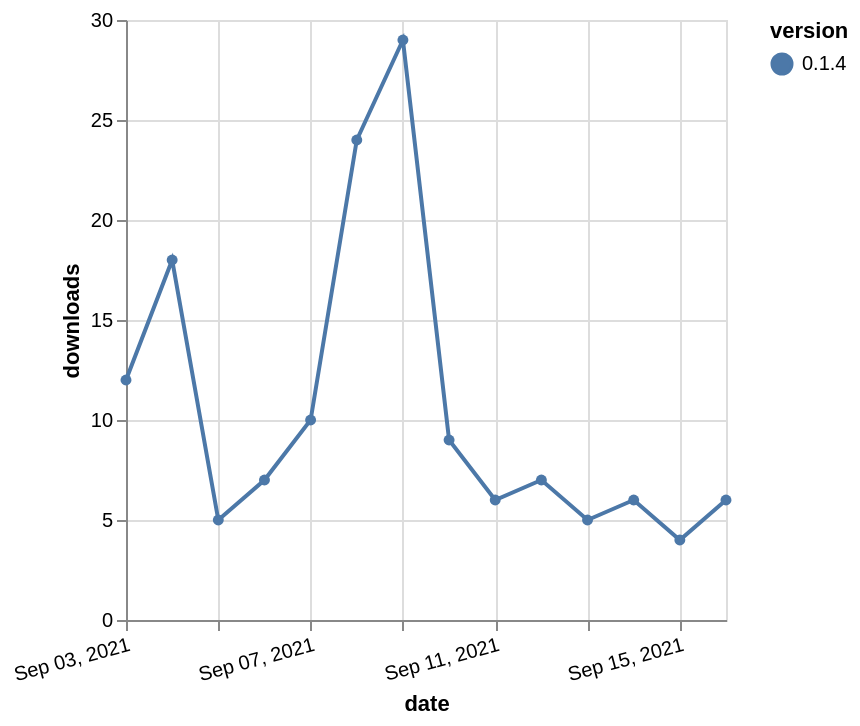

This figure's Vega-Lite source:
### Vega-Lite specification from a JSON file in a GitHub repository (floating-point values rounded to 4 significant figures)
{"$schema": "https://vega.github.io/schema/vega-lite/v5.json", "description": "A simple bar chart with embedded data.", "data": {"values": [{"date": "2021-09-03", "total": 10621, "delta": 12, "version": "0.1.4"}, {"date": "2021-09-04", "total": 10639, "delta": 18, "version": "0.1.4"}, {"date": "2021-09-05", "total": 10644, "delta": 5, "version": "0.1.4"}, {"date": "2021-09-06", "total": 10651, "delta": 7, "version": "0.1.4"}, {"date": "2021-09-07", "total": 10661, "delta": 10, "version": "0.1.4"}, {"date": "2021-09-08", "total": 10685, "delta": 24, "version": "0.1.4"}, {"date": "2021-09-09", "total": 10714, "delta": 29, "version": "0.1.4"}, {"date": "2021-09-10", "total": 10723, "delta": 9, "version": "0.1.4"}, {"date": "2021-09-11", "total": 10729, "delta": 6, "version": "0.1.4"}, {"date": "2021-09-12", "total": 10736, "delta": 7, "version": "0.1.4"}, {"date": "2021-09-13", "total": 10741, "delta": 5, "version": "0.1.4"}, {"date": "2021-09-14", "total": 10747, "delta": 6, "version": "0.1.4"}, {"date": "2021-09-15", "total": 10751, "delta": 4, "version": "0.1.4"}, {"date": "2021-09-16", "total": 10757, "delta": 6, "version": "0.1.4"}]}, "width": "container", "mark": {"type": "line", "point": {"filled": true}}, "encoding": {"x": {"field": "date", "type": "temporal", "timeUnit": "yearmonthdate", "title": "date", "axis": {"labelAngle": -15}}, "y": {"field": "delta", "type": "quantitative", "title": "downloads"}, "color": {"field": "version", "type": "nominal"}, "tooltip": {"field": "delta"}}}
